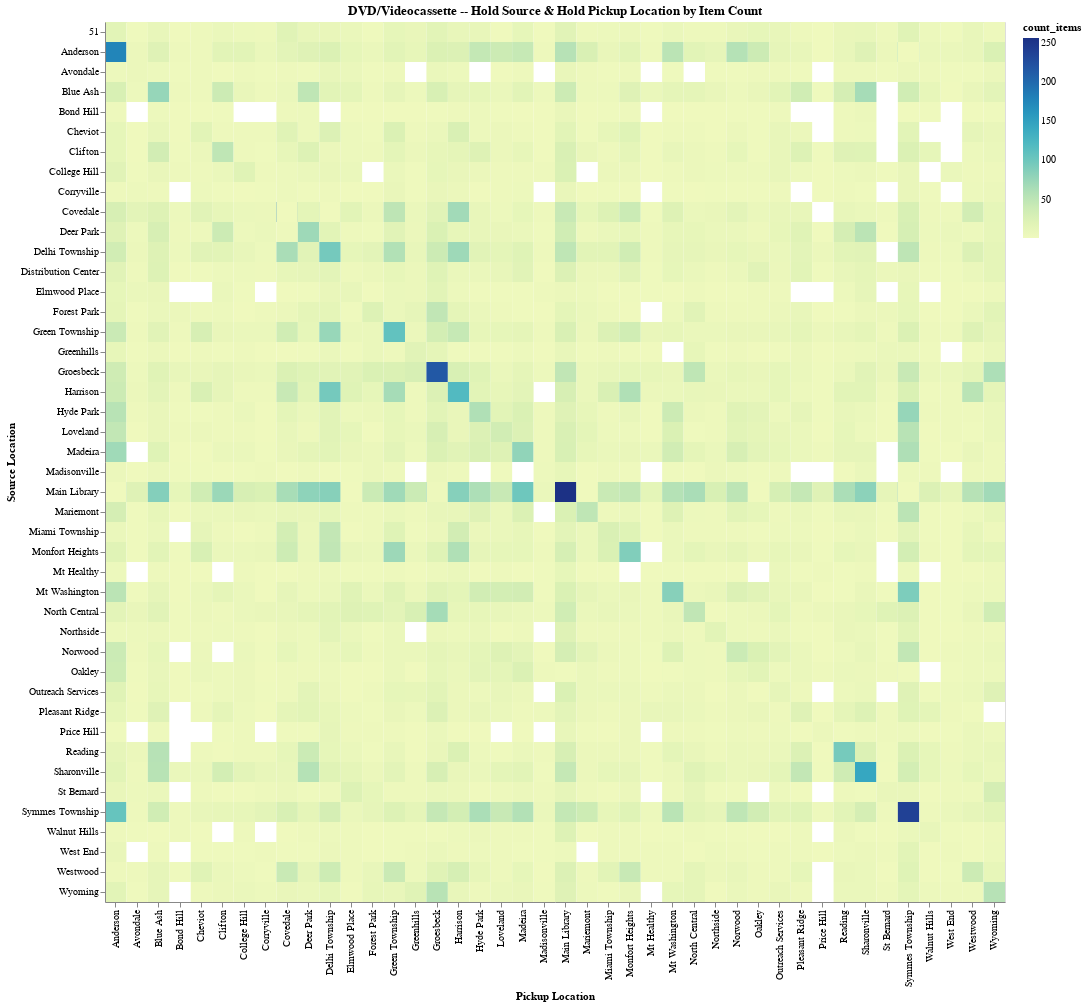

Here is the notebook cell this chart was saved with:
### Code cell
alt.Chart(df[df['item_format']==item_format]).mark_rect().encode(
    alt.X('pickup_location:O', title='Pickup Location'),
    alt.Y('source_location:O', title='Source Location'),
    alt.Color('count_items:Q'),
    # alt.Size('count_distinct_patrons', scale=alt.Scale(range=[1, 1000])),
    tooltip=['source_location', 'pickup_location', 'avg_days_to_holdshelf', 'count_items', 'count_distinct_patrons']
).properties(
    title='{} -- Hold Source & Hold Pickup Location by Item Count'.format(item_format),
    width=900
)

### Figure 1 — Vega-Lite specification as saved in the notebook (floating-point values rounded to 4 significant figures; data arrays with more than 128 entries replaced by an {"elided": "..."} marker saying what was removed)
{"config": {"view": {"continuousWidth": 400, "continuousHeight": 300}}, "data": {"name": "data-ce5b4b1c6b07081c584df3b7d47696a7"}, "mark": "rect", "encoding": {"color": {"type": "quantitative", "field": "count_items"}, "tooltip": [{"type": "nominal", "field": "source_location"}, {"type": "nominal", "field": "pickup_location"}, {"type": "quantitative", "field": "avg_days_to_holdshelf"}, {"type": "quantitative", "field": "count_items"}, {"type": "quantitative", "field": "count_distinct_patrons"}], "x": {"type": "ordinal", "field": "pickup_location", "title": "Pickup Location"}, "y": {"type": "ordinal", "field": "source_location", "title": "Source Location"}}, "title": "DVD/Videocassette -- Hold Source & Hold Pickup Location by Item Count", "width": 900, "$schema": "https://vega.github.io/schema/vega-lite/v4.8.1.json", "datasets": {"data-ce5b4b1c6b07081c584df3b7d47696a7": {"elided": "1766 records"}}}
